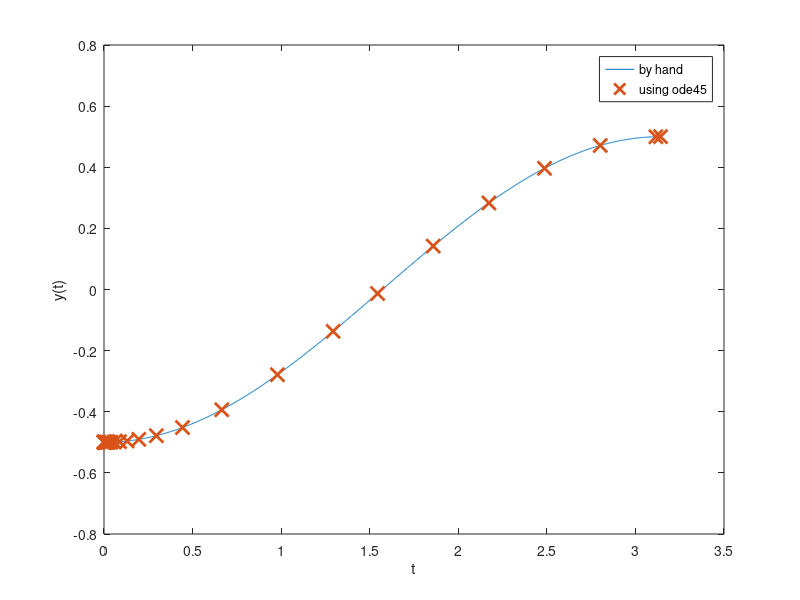

Write the MATLAB code that produced this figure. (Note: this script raises an error after producing the figure.)
%% Integrator Lab: Solving First Order ODEs in MATLAB and Picard Approximation
% This lab will teach you to numerically solve first order ODEs using a built 
% in MATLAB integrator, |ode45|.  |ode45| is a good, general purpose tool for 
% integrating first order equations (and first order systems). It is not always 
% the right algorithm, but it is usually the right algorithm to try first. This 
% lab will also teach you how to manipulate symbolic functions in MATLAB.
% 
% You will learn how to use the |ode45| routine, how to interpolate between 
% points, and how MATLAB handles data structures. You will also learn how to use 
% MATLAB for exact symbolic calculations and write your own Picard approximation 
% code.
% 
% Opening the m-file lab2.m in the MATLAB editor, step through each part using 
% cell mode to see the results. Compare the output with the PDF, which was generated 
% from this m-file.
% 
% There are eight exercises in this lab that are to be handed in at the end 
% of the lab. Write your solutions in the template, including appropriate descriptions 
% in each step. Save the .m file and submit it online using Quercus.
%% Student Information
% Student Name: Patricia Nadia Krisanti
% 
% Student Number: 1009669404
%% Set up an inline function representation of an ODE and solve it
% MATLAB has many built in routines for solving differential equations of the 
% form
% 
% |y' = f(t,y)|
% 
% We will solve them using |ode45|, a high precision integrator. To do this, 
% we will need to construct an inline function representation of |f|, an initial 
% condition, and specify how far we want MATLAB to integrate the problem. Once 
% we have set these, we pass the information to |ode45| to get the solution.
% 
% For a first example, we will solve the initial value problem
% 
% |y' = y, y(0) = 1|
% 
% which has as its answer |y = e^t|. 

% Set up the right hand side of the ODE as an inline function
f = @(t,y) y; 

% The initial conditions
t0 = 0;
y0 = 1;

% The time we will integrate until
t1 = 2

soln = ode45(f, [t0, t1], y0);
%% Examining the output
% When we execute the |ode45|, it returns a data structure, stored in soln. 
% We can see the pieces of the data structure with a display command:

disp(soln);
%% Understanding the components of the solution data structure
% The most important elements of the data structure are stored in the |x| and 
% |y| components of the structure; these are vectors. Vectors |x| and |y| contain 
% the points at which the numerical approximation to the initial vlaue problem 
% has been computed. In other words, |y(j)| is the approximate value of the solution 
% at |x(j)|.
% 
% *NOTE:* Even though we may be studying a problem like |u(t)| or |y(t)|, MATLAB 
% will always use |x| for the independent variable and |y| for the dependent variable 
% in the data structure.
% 
% Pieces of the data structure can be accessed using a period, as in C/C++ or 
% Java. See the examples below:

% Display the values of |t| at which |y(t)| is approximated
fprintf(' Vector of t values: ');
disp(soln.x);
% Display the the corresponding approximatations of |y(t)|
fprintf(' Vector of y values: ');
disp(soln.y);

% Display the approximation of the solution at the 3rd point:
fprintf(' Third element of the vector of t values: %g\n',soln.x(3));
fprintf(' Third element of the vector of y values: %g\n',soln.y(3));
%% Visualizing and comparing the solution
% We can now visualize the solution at the computed data points and compare 
% with the exact solution.

% Construct the exact solution
tt = linspace(0,2,50);
yy = exp(tt);

% Plot both on the same figure, plotting the approximation with x's
plot(tt, yy, soln.x, soln.y, 'x', 'MarkerSize',10, 'LineWidth', 2);
% NOTE: the MarkerSize and LineWidth are larger than their defaults of 6
% and 1, respectively.  This makes the print out more readable.

% Add a label to the axis and a legend
xlabel('t');
legend('Exact', 'Numerical','Location','Best');
%% Exercise 1
% Objective: Solve an initial value problem and plot both the numerical approximation 
% and the corresponding exact solution.
% 
% Details: Solve the IVP
% 
% |y' = y tan t + sin t, y(0) = -1/2|
% 
% from |t = 0| to |t = pi|.
% 
% Compute the exact solution (by hand), and plot both on the same figure for 
% comparison, as above.
% 
% Your submission should show the construction of the inline function, the use 
% of ode45 to obtain the solution, a construction of the exact solution, and a 
% plot showing both. In the comments, include the exact solution.
% 
% Label your axes and include a legend.

%making inline function
f = @(t,y) y*tan(t)+sin(t);
% The initial conditions
t0 = 0;
y0 = -1/2;

% The time we will integrate until
t1 = pi

%obtaining solution using ode45
sol = ode45(f, [t0, t1], y0);
%plot(sol.x,sol.y)

%exact solution of y' = y tan t + sin t, y(0) = -1/2 is 
% y=-cos(x)/2

%constructing exact solution
x=linspace(0,pi,1000);
y=-cos(x)/2;

%plotting exact and approximated solutions
plot(x,y, sol.x, sol.y,'x', 'MarkerSize',10, 'LineWidth', 2 )
xlabel('t')
ylabel('y(t)')
legend('by hand', 'using ode45');
%% Computing an approximation at a specific point
% As you should be able to see by examining |soln.x|, ode45 returns the solution 
% at a number of points between |t0| and |t1|. But sometimes we want to know the 
% solution at some intermediate point.
% 
% To obtain this value, we need to interpolate it in a consistent way. Fortunately, 
% MATLAB provides a convenient function, |deval|, specifically for this.

% Compute the solution at t = .25:
deval(soln, .25)

% Compute the solution at t = 1.6753:
fprintf(' Solution at 1.6753: %g\n', deval(soln, 1.6753));

% Compute the solution at 10 grid points between .45 and 1.65:
tinterp = linspace(.45, 1.65, 10);
deval(soln, tinterp)

% Alternatively:
deval(soln, linspace(.45, 1.65, 10))
%% Exercise 2
% Objective: Interpolate a solution at a number of grid points
% 
% Details: For the solution you computed in exercise 1, use deval to compute 
% the interpolated values at 10 grid points between 2 and 3.

interp=linspace(2,3,10);
deval(sol,interp)
%% Errors, Step Sizes, and Tolerances
% As you may have noticed, in contrast to the IODE software, at no point do 
% we set a step size for our solution. Indeed, the step size is set adaptively 
% to conform to a specified error tolerance. 
% 
% Roughly speaking, given the solution at |(t_j, y_j)|, |ode45| computes two 
% approximations of the solution at |t_{j+1} = t_j + h|; one is of greater accuracy 
% than the other. If the difference is below a specified tolerance, the step is 
% accepted and we continue. Otherwise the step is rejected and the smaller step 
% size, |h|, is used; it is often halved.
% 
% We can compute the global truncation error at each solution point, figure 
% out the maximum error, and visualize this error (on a linear-log scale):

% Compute the exact solution
yexact = exp(soln.x);

% Compute the pointwise error; note the use of MATLAB's vectorization
err = abs(yexact - soln.y);

disp(err);

fprintf('maximum error: %g \n', max(err));

semilogy(soln.x, err, 'LineWidth', 2);
xlabel('t');
ylabel('error');
%% Exercise 3
% Objective: Examine the error of a solution generated by |ode45|
% 
% Details: For your solution to exercise 1, compute the pointwise error, identify 
% the maximum value of the error, and visualize the error on a linear-log plot 
% (use semilogy to plot the log of the error vs. t). Write in the comments where 
% the error is largest, and give a brief (1-2 sentences) explanation of why it 
% is largest there. Make sure to label your axes.

% exact solution
yex = -cos(sol.x)/2;

% pointwise error
err = abs(yex - sol.y);

disp(err);

%maximum value of the error
fprintf('maximum error: %g \n', max(err));

%plotting the error on a linear-log plot
semilogy(sol.x, err, 'LineWidth', 2);
xlabel('t');
ylabel('error');

%highest error is when t is approximately 1.6 or pi/2, the error is highest in
%t=1.6 or pi/2 because as the ode45 approximates the value along the graph,
%it assumes that the graph is continuous. 
% However, in the ODE dy/dx =y*tan(t)+sin(t), tan(t) is not continuous on
% pi/2. tan(t) has an asympote, which causes the huge spike of error on the
% approximation as the value of tan(t) is undefined.
%% Exercise 4
% Objective: Solve and visualize a nonlinear ode using ode45
% 
% Details: Solve the IVP
% 
% |y' = 1 / y^2 , y(1) = 1|
% 
% from |t=1| to |t=10| using |ode45|. Find the exact solution and compute the 
% maximum pointwise error. Then plot the approximate solution and the exact solution 
% on the same axes.
% 
% Your solution should show the definition of the inline function, the computation 
% of its solution in this interval, the computation of the exact solution at the 
% computed grid points, the computation of the maximum error, and a plot of the 
% exact and approximate solutions.

%Your axes should be appropriately labeled and include a legend.
clear all

f = @(t,y) 1 ./ (y.^2);

% The initial conditions
t0 = 1;
y0 = 1;

% The time we will integrate until
t1 = 10

%computing approximate points
sol = ode45(f, [t0, t1], y0);

%computing exact points
x=linspace(1,10,1000);
y=(3*x).^(1/3);


%plotting exact and approximate solutions
plot(x,y, sol.x, sol.y,'x', 'MarkerSize',10, 'LineWidth', 2 )
xlabel('t')
ylabel('y(t)')
legend('by hand', 'using ode45');

grid on

% exact solution
yex =(3*sol.x).^(1/3);

% pointwise error
err = abs(yex - sol.y);

disp(err);

%maximum error
fprintf('maximum error: %g \n', max(err));

%% Exercise 5
% Objective: Solve and visualize an ODE that cannot be solved by hand with |ode45|.
% 
% Details: Solve the IVP
% 
% |y' = 1 - t y / 2, y(0) = -1|
% 
% from |t=0| to |t=10|. 
% 
% Your solution should show you defining the inline function, computing the 
% solution in this interval, and plotting it.
% 
% Your axes should be appropriately labeled

%defining inline function
f = @(y,t) 1 - (t.*y)./ 2



%computing solution in the interval
sol=ode45(f, [0,10],-1)

%plotting the graph
plot(sol.x,sol.y)

xlabel('t');
ylabel('y(t)');

%% Exercise 6 - When things go wrong
% Objective: Solve an ode and explain the warning message
% 
% Details: Solve the IVP:
% 
% |y' = y^3 - t^2, y(0) = 1|
% 
% from |t=0| to |t=1|. 
% 
% Your solution should show you defining the inline function, and computing 
% the solution in this interval.
% 
% If you try to plot the solution, you should find that the solution does not 
% make it all the way to t = 1.
% 
% In the comments explain why MATLAB generates the warning message that you 
% may see, or fails to integrate all the way to t=1. HINT: Try plotting the direction 
% field for this with IODE.

%defining inline function
f = @(t,y) y.^3 - t.^2;
% The initial conditions
t0 = 0;
y0 = 1;

% The time we will integrate until
t1 = 1

sol = ode45(f, [t0, t1], y0);
%plot(sol.x,sol.y)
plot(sol.x, sol.y)
xlabel('t')
ylabel('y(t)')
legend( 'using ode45');
%Error Message: 
%Failure at t=5.066046e-01. Unable to meet integration tolerances without 
%reducing the step size below the smallest value allowed (1.776357e-15) at
%time t.
%This error is caused by the ODE45 not being able to meet the integration
%tolerance or error limit that was being set. This is caused by the step size that is too large,
%which increases the difference between the exact solution and the
%aproximated solution, or the error in the solution.
%% Using symbolic variables to define functions
% We can define symbolic variables to let MATLAB know that these variables will 
% be used for exact computations

% Start by defining the variables as symbolic
syms t s x y

% Define a function by simply writing its expression

f = cos(t)
g = sin(t)
h = exp(2*x)

% We can manipulate these functions

simplify(f^2+g^2)
diff(h)

% We can plot a function defined symbolically using the command |ezplot|.
% Learn about the command |ezplot|:

help ezplot

% Plot the function |f(t)| and |h(x)|

ezplot(f)
ezplot(h)
%% 
% If we try to evaluate the function |f(0)|, we get an error message. 
% 
% The symbolic variables are not meant to be used to evaluate functions, but 
% to manipulate functions, compute derivatives, etc. To evaluate a function using 
% symbolic variables is a little cumbersome:

% We need to substitute the variable by a value:

subs(f,t,pi)
%% 
% This expression means: In the expression |f|, substitute the variable |t| 
% by the number |pi|.

% If we use a value where the cosine does not have a "nice" expression, we
% need to approximate the result:

subs(f,t,2)

% We need to use the command |eval|

eval(subs(f,t,2))
%% Exercise 7
% Objective: Define a function using symbolic variables and manipulate it.
% 
% Details: Define the function |f(x) = sin(x)cos(x)|
% 
% Use MATLAB commands to obtain a simpler form of this function, compute value 
% of this function for |x=pi/4| and |x=1|, and plot its graph.

syms x
%make the 2 functions
a=sin(x)
b=cos(x)

%combine the 2 functions
S=simplify(a.*b)

%evaluate the value of x=pi/4 and x=1 on the function
fprintf('at x=pi/4, f(x)=%g',subs(S,x,pi/4))
fprintf('at x=1, f(x)=%g',subs(S,x,1))
%plotting using ezplot
ezplot(a*b)
ylabel('y(x)')
%% Obtaining Picard approximations
% Consider an initial value problem
% 
% |y' = 1 + y| |y(0) = 0|
% 
% First we need to define the variables we will be using

syms t s y;

% We then need to define the function f

f = 1+y % we define it without the @(t,y) because it is a symbolic function

% We set up our initial approximation phi_0 = 0:

phi=[sym(0)]  % we will keep a list with all the approximations

% Set up a loop to get successive approximations using Picard iterations

N=5;

for i = 1:N
    func=subs(f,y,phi(i));    % prepare function to integrate: y -> previous phi
    func=subs(func,t,s);      % variable of integration is s, so we need to change
                              % t -> s
    
    newphi = int(func, s, 0 ,t);   % integrate to find next approximation
    
    phi=cat(2,phi,[newphi]);       % update the list of approximations by adding new phi
end

% Show the last approximation
phi
phi(N+1)

% Plot the approximation just found

picard=ezplot(phi(N+1),[0,5])
set(picard,'Color','green')         % set the color of the graph to green

% In this case, the exact solution is
%
% |y=e^t-1|
%
% Compare the approximation and the exact solutions

hold on;
exact=ezplot(exp(t)-1,[0,5]);

xlabel('t');
ylabel('y');
title('Picard Approximations');
legend('Picard Approximation', 'Exact Solution','Location','NorthWest');
clear all
%% Exercise 8
%%
% 
%  Objective: Solve your own Picard Approximation and compare it to the
%  exact solution.
%
%%
% 
%  Details: Consider the IVP
%     | y' = 1+y^2|
%     | y(0) = 1 |
%
%% 
% Find the Picard approximation phi_5. For better efficiency, do not keep all 
% the previous approximations.
% 
% Compute the exact solution (by hand), and plot both on the same figure for 
% comparison, as above.
% 
% Label your axes and include a legend.
% 
% HINT. The initial condition has 1 instead of 0, so the Picard method needs 
% to be adapted.

syms t s y;

% We then need to define the function f

f = 1+y.^2 % we define it without the @(t,y) because it is a symbolic function

% We set up our initial approximation phi_0 = 0:

phi=[sym(1)]  % we will keep a list with all the approximations

% Set up a loop to get successive approximations using Picard iterations

N=5;

for i = 1:N
    func=subs(f,y,phi(i));    % prepare function to integrate: y -> previous phi
    func=subs(func,t,s);      % variable of integration is s, so we need to change
                              % t -> s
    
    newphi = int(func, s, 0 ,t);   % integrate to find next approximation
    
    phi=cat(2,phi,[newphi]);       % update the list of approximations by adding new phi
end

% Show the last approximation

phi(N+1)

% Plot the approximation just found

picard=ezplot(phi(N+1),[0,5]);
set(picard,'Color','green');         % set the color of the graph to green

% In this case, the exact solution is
%
% |y=tan(t)|
%
% Compare the approximation and the exact solutions

hold on;
exact=ezplot(tan(t),[0,5]);

xlabel('t');
ylabel('y');
title('Picard Approximations');
legend('Picard Approximation', 'Exact Solution','Location','NorthWest');
clear all